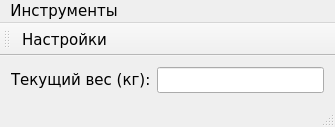
<?xml version="1.0" encoding="UTF-8"?>
<ui version="4.0">
 <class>MainWindow</class>
 <widget class="QMainWindow" name="MainWindow">
  <property name="geometry">
   <rect>
    <x>0</x>
    <y>0</y>
    <width>335</width>
    <height>111</height>
   </rect>
  </property>
  <property name="font">
   <font>
    <family>Verdana</family>
    <pointsize>11</pointsize>
   </font>
  </property>
  <property name="windowTitle">
   <string>Весы</string>
  </property>
  <widget class="QWidget" name="centralWidget">
   <layout class="QHBoxLayout" name="horizontalLayout">
    <item>
     <widget class="QLabel" name="weightLabel">
      <property name="text">
       <string>Текущий вес (кг):</string>
      </property>
     </widget>
    </item>
    <item>
     <widget class="QLineEdit" name="weightLineEdit">
      <property name="readOnly">
       <bool>true</bool>
      </property>
     </widget>
    </item>
   </layout>
  </widget>
  <widget class="QMenuBar" name="menuBar">
   <property name="geometry">
    <rect>
     <x>0</x>
     <y>0</y>
     <width>335</width>
     <height>21</height>
    </rect>
   </property>
   <widget class="QMenu" name="menu">
    <property name="title">
     <string>Инструменты</string>
    </property>
    <addaction name="actionSettings"/>
    <addaction name="actionClear"/>
    <addaction name="separator"/>
    <addaction name="actionExit"/>
   </widget>
   <addaction name="menu"/>
  </widget>
  <widget class="QToolBar" name="mainToolBar">
   <attribute name="toolBarArea">
    <enum>TopToolBarArea</enum>
   </attribute>
   <attribute name="toolBarBreak">
    <bool>false</bool>
   </attribute>
   <addaction name="actionSettings"/>
  </widget>
  <widget class="QStatusBar" name="statusBar"/>
  <action name="actionSettings">
   <property name="text">
    <string>Настройки</string>
   </property>
  </action>
  <action name="actionExit">
   <property name="text">
    <string>Выход</string>
   </property>
  </action>
  <action name="actionClear">
   <property name="text">
    <string>Очистить</string>
   </property>
  </action>
 </widget>
 <layoutdefault spacing="6" margin="11"/>
 <resources/>
 <connections/>
</ui>
